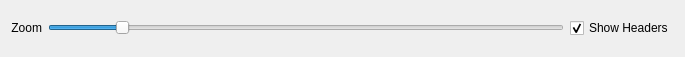
<?xml version="1.0" encoding="UTF-8"?>
<ui version="4.0">
 <class>BitRasterControls</class>
 <widget class="QWidget" name="BitRasterControls">
  <property name="geometry">
   <rect>
    <x>0</x>
    <y>0</y>
    <width>685</width>
    <height>57</height>
   </rect>
  </property>
  <layout class="QVBoxLayout" name="verticalLayout">
   <item>
    <layout class="QHBoxLayout" name="horizontalLayout">
     <item>
      <widget class="QLabel" name="label">
       <property name="text">
        <string>Zoom</string>
       </property>
       <property name="alignment">
        <set>Qt::AlignRight|Qt::AlignTrailing|Qt::AlignVCenter</set>
       </property>
      </widget>
     </item>
     <item>
      <widget class="QSlider" name="hs_scale">
       <property name="minimum">
        <number>1</number>
       </property>
       <property name="maximum">
        <number>16</number>
       </property>
       <property name="value">
        <number>3</number>
       </property>
       <property name="orientation">
        <enum>Qt::Horizontal</enum>
       </property>
      </widget>
     </item>
     <item>
      <widget class="QCheckBox" name="cb_showHeaders">
       <property name="text">
        <string>Show Headers</string>
       </property>
       <property name="checked">
        <bool>true</bool>
       </property>
      </widget>
     </item>
    </layout>
   </item>
  </layout>
 </widget>
 <resources/>
 <connections/>
</ui>
